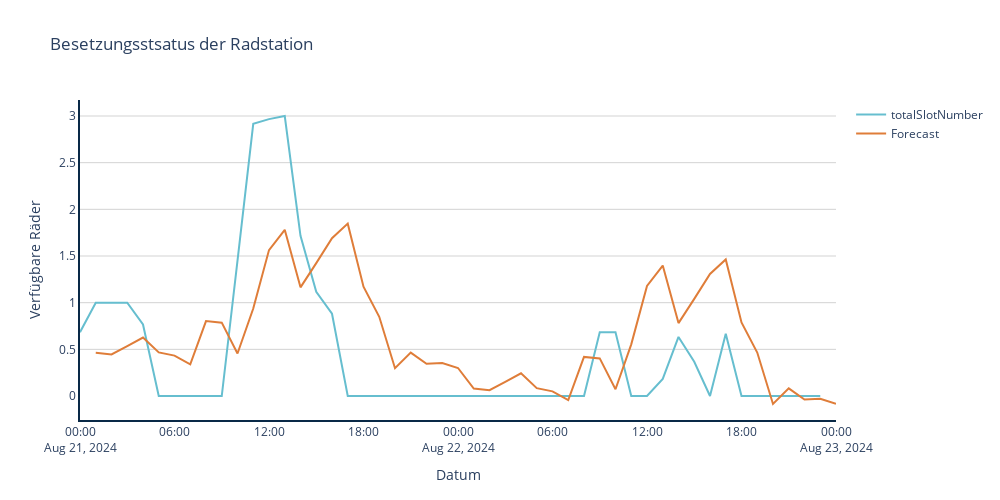

This figure's notebook cell:
### Code cell
train = df_ags_mf[(df_ags_mf.index <= '2024-08-21 00:00:00+00:00') & (df_ags_mf.index > '2024-08-9 00:00:00+00:00')]['availableBikeNumber']
test = df_ags_mf[(df_ags_mf.index >= '2024-08-21 00:00:00+00:00') & (df_ags_mf.index < '2024-08-23 00:00:00+00:00')]['availableBikeNumber']
try:
    model = ExponentialSmoothing(train, trend='add', seasonal='add', initialization_method = 'estimated',
                                 seasonal_periods=24)
    fit = model.fit(smoothing_seasonal=0.2,)
    forecast = fit.forecast(
        steps=48)
except:
    print(fit.mle_retvals)
print(f'Mean Squared Error: {mean_squared_error(test, forecast)}')
print(f'Mean Absolute percentage Error: {mean_absolute_percentage_error(test, forecast)}')
print(f'Root Mean Squared Error: {root_mean_squared_error(test, forecast)}')
plot_that(test,forecast)
